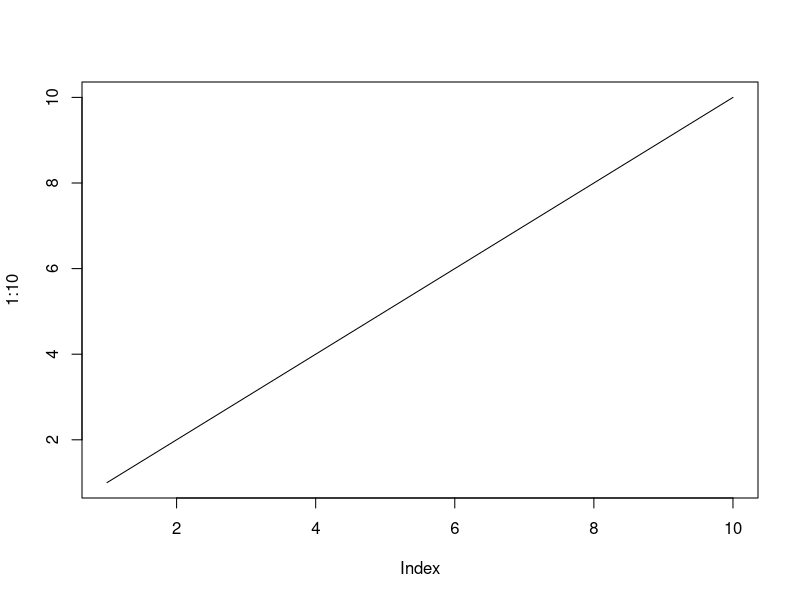
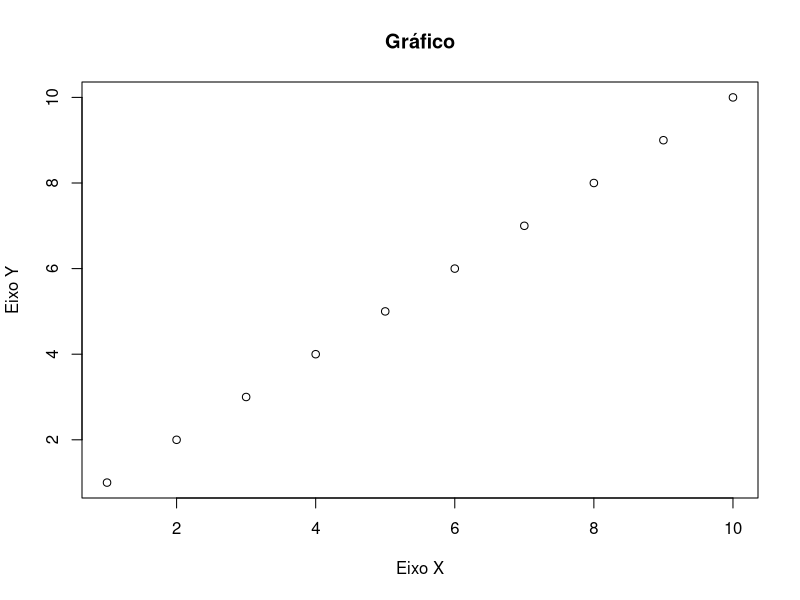
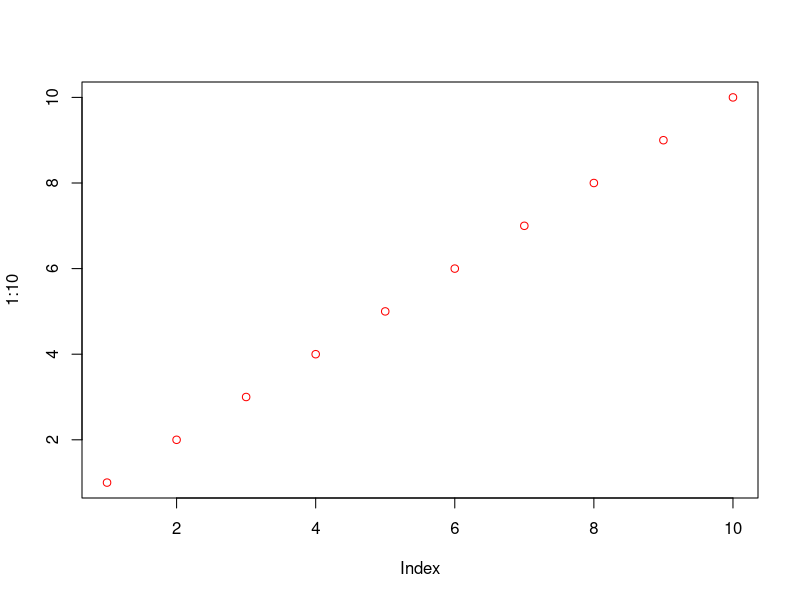
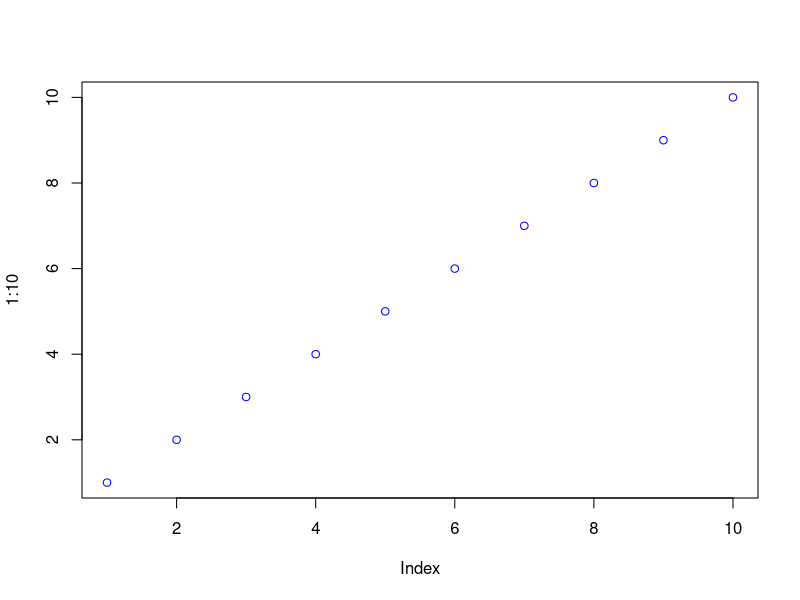
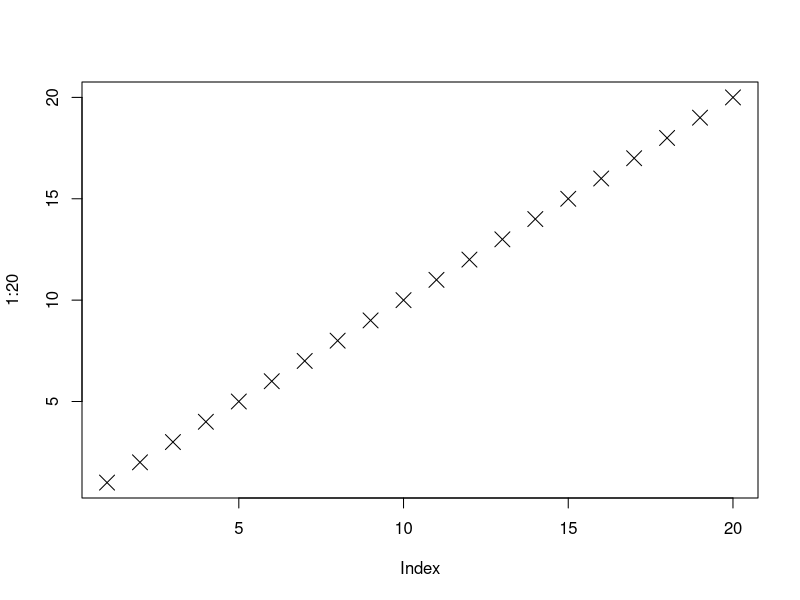
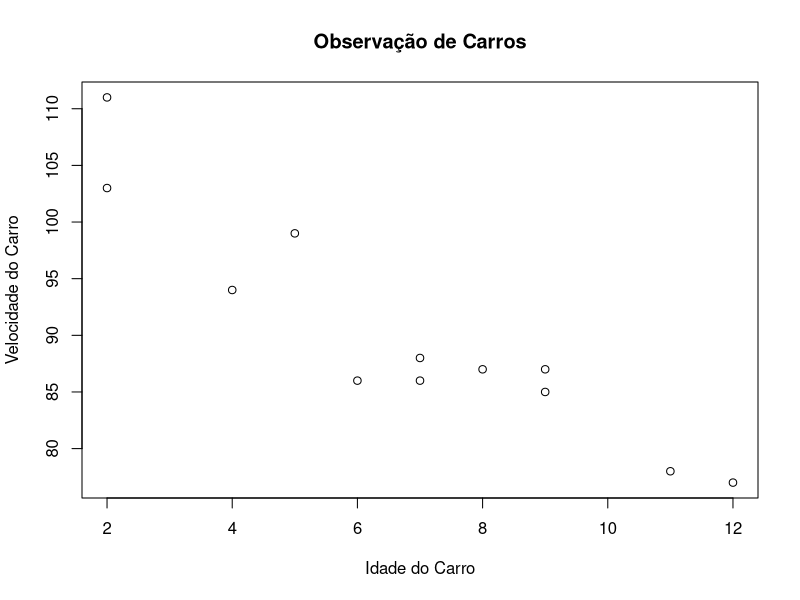
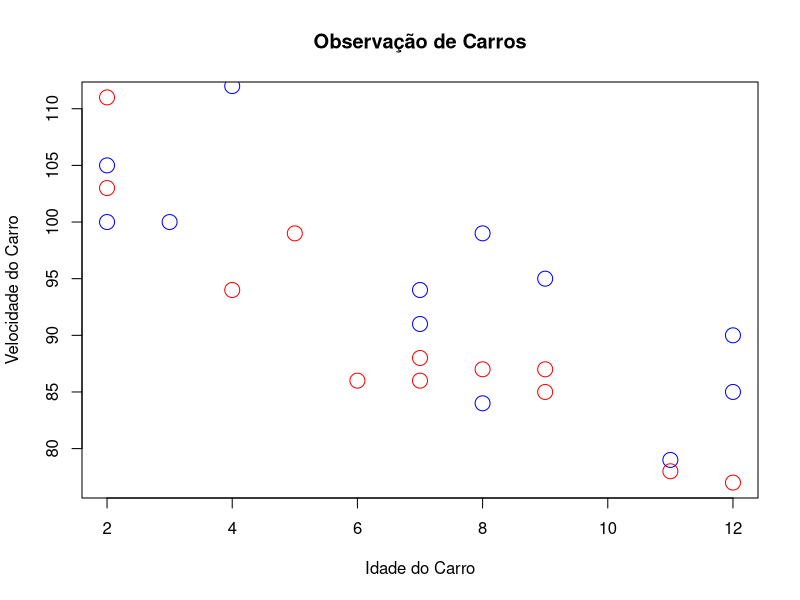
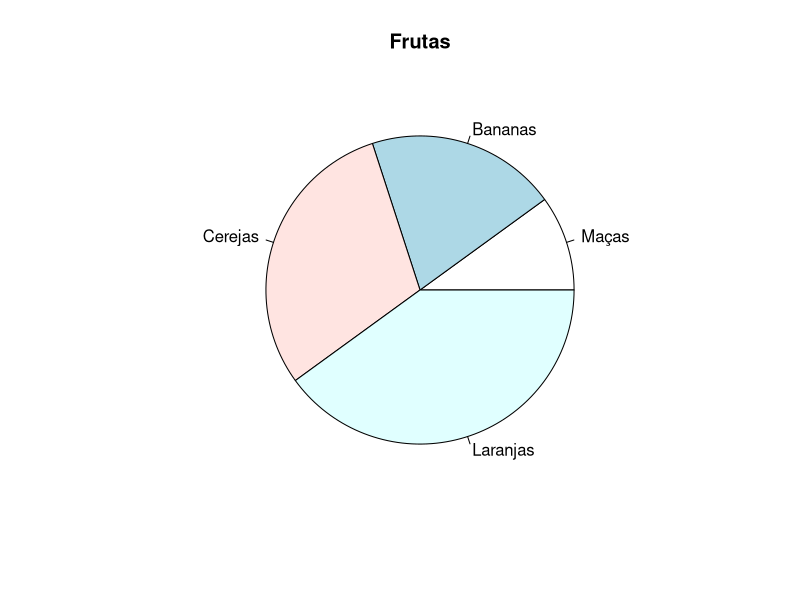

These figures' R source, in order:
base = c(20,16,22,40,3,21)
max(base)
min(base)

print("--Texto--")
s1="Oi"
s2="Bom dia"
paste(s1,s2)

print("--Soma--")
num1 = 5
num2 = 6
print(num1 + num2) 

print("--Tipos das variáveis--")
# numeric
x1 <- 10.5
class(x1)

# complex
x2 <- 9i + 3
class(x2)

# logical/boolean
x3 <- TRUE
class(x3) 

print("--Estrutura de repetições--")

print("Resultado do For:")
for (x in 1:10) {
  print(x)
}


print("Resultado do While:")
i <- 1
while (i < 6) {
  print(i)
  i <- i + 1
}

print("Condições e declarações If")
print("Primeiro If:")
a <- 33
b <- 200
if (b > a) {
  print("b é maior do que a")
}

print("Segundo If:")
a <- 33
b <- 33
if (b > a) {
  print("b é maior do que a")
} else if (a == b) {
  print ("a e b são iguais.")
} 

#Gráfico plot()
plot(1:10, type="l")

plot(1:10, main="Gráfico", xlab="Eixo X", ylab="Eixo Y") 

plot(1:10, col="red")
plot(1:10, col="blue")

plot(1:20, pch=4, cex=2)


x <- c(5,7,8,7,2,2,9,4,11,12,9,6)
y <- c(99,86,87,88,111,103,87,94,78,77,85,86)
plot(x, y, main="Observação de Carros", xlab="Idade do Carro", ylab="Velocidade do Carro")


# dia 1, idade e velocidade de 12 carros:
x1 <- c(5,7,8,7,2,2,9,4,11,12,9,6)
y1 <- c(99,86,87,88,111,103,87,94,78,77,85,86)

# dia 2, idade e velocidade de 15 carros:
x2 <- c(2,2,8,1,15,8,12,9,7,3,11,4,7,14,12)
y2 <- c(100,105,84,105,90,99,90,95,94,100,79,112,91,80,85)

plot(x1, y1, main="Observação de Carros", xlab="Idade do Carro", ylab="Velocidade do Carro", col="red", cex=2)
points(x2, y2, col="blue", cex=2) 


# Criar uma estrutura de dados do gráfico pizza
x <- c(10,20,30,40)

# Criar legendas
mylabel <- c("Maças", "Bananas", "Cerejas", "Laranjas")

# Exibe o gráfico de pizza
pie(x, label = mylabel, main = "Frutas")



# Criar um vetor de cores
mylabel <- c("Maças", "Bananas", "Cerejas", "Laranjas")

# Create a vector of colors
colors <- c("red", "yellow", "blue", "orange")

# Display the pie chart with colors
pie(x, label = mylabel, main = "Gráfico de Pizza", col = colors)

# Display the explanation box
legend("bottomright", mylabel, fill = colors) 
# bottomright, bottom, bottomleft, 
#left, topleft, top, topright, right, center 


#Gráfico de barras
x <- c("A", "B", "C", "D")
y <- c(2, 4, 6, 8)

barplot(y, names.arg = x, col = "orange") 


#Gráfico de barras
x <- c("A", "B", "C", "D")
y <- c(2, 4, 6, 8)

barplot(y, names.arg = x, density = 10) 